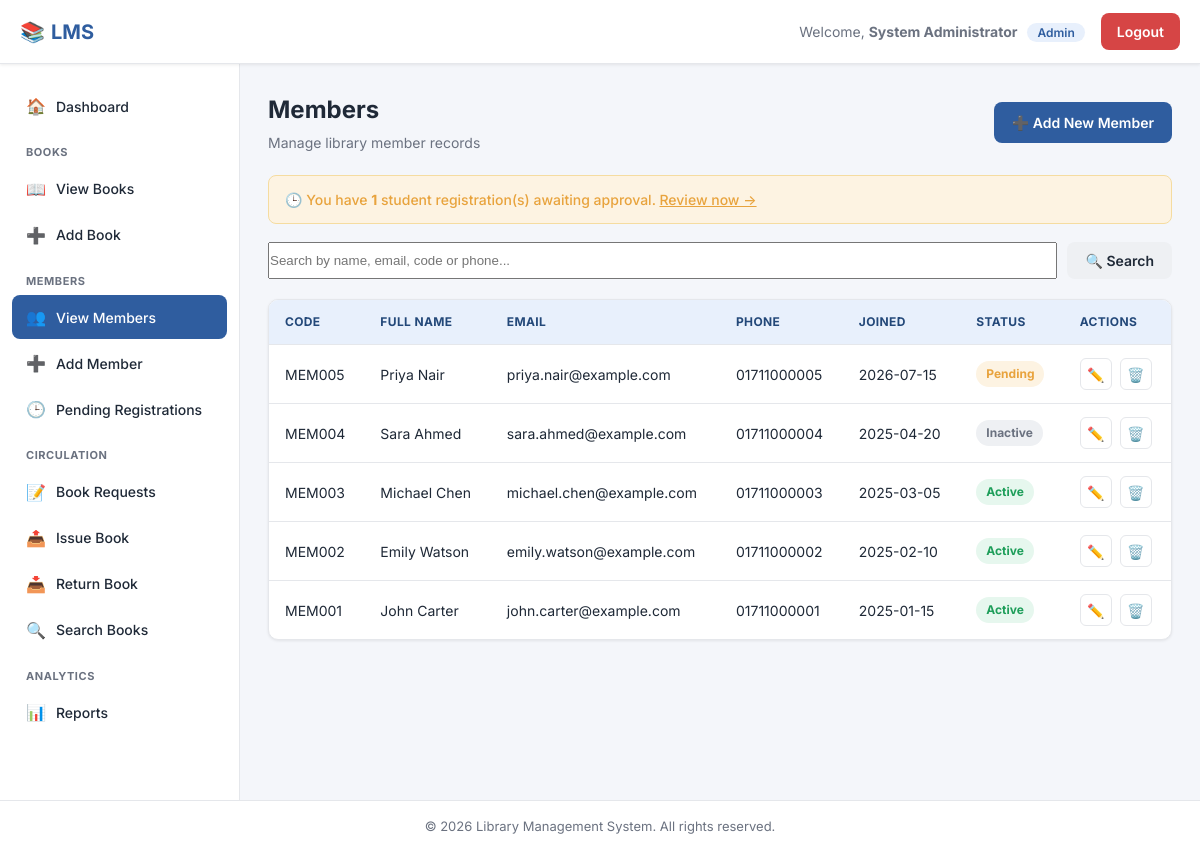
The app's page /members/view_members.php (signed in) with its own data.
### tables this page shows
CREATE TABLE members (
    member_id INT AUTO_INCREMENT PRIMARY KEY,
    member_code VARCHAR(20) NOT NULL UNIQUE,
    full_name VARCHAR(100) NOT NULL,
    email VARCHAR(100) NOT NULL UNIQUE,
    password VARCHAR(255) NOT NULL,        
    phone VARCHAR(20) NOT NULL,
    address VARCHAR(255),
    membership_date DATE NOT NULL,
    status ENUM('Pending', 'Active', 'Inactive', 'Rejected') NOT NULL DEFAULT 'Pending',
    approved_by INT DEFAULT NULL,
    FOREIGN KEY (approved_by) REFERENCES admins(admin_id) ON DELETE SET NULL
);

### members/view_members.php (the view, shortened to what this page needs)
<?php
require_once '../config/config.php';
$search = trim($_GET['q'] ?? '');
$sql = "SELECT * FROM members";
$sql .= " ORDER BY member_id DESC";
$stmt = $conn->prepare($sql);
$stmt->execute();
$members = $stmt->get_result();
$pendingCount = $conn->query("SELECT COUNT(*) AS cnt FROM members WHERE status = 'Pending'")->fetch_assoc()['cnt'];
include '../includes/header.php';
include '../includes/sidebar.php';
?>
<div class="page-header">
    <div>
        <h1>Members</h1>
        <p class="subtitle">Manage library member records</p>
    </div>
    <a href="add_member.php" class="btn btn-primary">➕ Add New Member</a>
</div>
<?php if ($pendingCount > 0): ?>
    <div class="alert alert-warning">
        🕒 You have <strong><?php echo (int)$pendingCount; ?></strong> student registration(s) awaiting approval.
        <a href="pending_members.php" style="text-decoration:underline;">Review now &rarr;</a>
    </div>
<?php endif; ?>
<form method="GET" action="view_members.php" class="search-bar">
    <input type="text" name="q" placeholder="Search by name, email, code or phone..." value="<?php echo htmlspecialchars($search); ?>">
    <button type="submit" class="btn btn-secondary">🔍 Search</button>
</form>
<div class="table-wrapper">
    <table id="dataTable">
        <thead>
            <tr>
                <th>Code</th><th>Full Name</th><th>Email</th><th>Phone</th>
                <th>Joined</th><th>Status</th><th>Actions</th>
            </tr>
        </thead>
        <tbody>
            <?php if ($members->num_rows === 0): ?>
                <tr><td colspan="7" class="text-center">No members found.</td></tr>
            <?php else: while ($m = $members->fetch_assoc()): ?>
                <tr>
                    <td><?php echo htmlspecialchars($m['member_code']); ?></td>
                    <td><?php echo htmlspecialchars($m['full_name']); ?></td>
                    <td><?php echo htmlspecialchars($m['email']); ?></td>
                    <td><?php echo htmlspecialchars($m['phone']); ?></td>
                    <td><?php echo htmlspecialchars($m['membership_date']); ?></td>
                    <td>
                        <?php
                            $statusBadge = [
                                'Active' => 'badge-success',
                                'Inactive' => 'badge-muted',
                                'Pending' => 'badge-warning',
                                'Rejected' => 'badge-danger',
                            ][$m['status']] ?? 'badge-muted';
                        ?>
                        <span class="badge <?php echo $statusBadge; ?>"><?php echo htmlspecialchars($m['status']); ?></span>
                    </td>
                    <td>
                        <div class="action-icons">
                            <a href="edit_member.php?id=<?php echo $m['member_id']; ?>" class="edit" title="Edit">✏️</a>
                            <a href="delete_member.php?id=<?php echo $m['member_id']; ?>"
                               class="delete confirm-delete" data-name="<?php echo htmlspecialchars($m['full_name']); ?>" title="Delete">🗑️</a>
                        </div>
                    </td>
                </tr>
            <?php endwhile; endif; ?>
        </tbody>
    </table>
</div>
<?php include '../includes/footer.php'; ?>

### assets/css/style.css (style rules this page uses)
:root { --primary: #2f5d9f; --primary-dark: #234879; --primary-light: #e8f0fc; --accent: #f0a500; --success: #1e9e5a; --success-bg: #e6f7ee; --danger: #d64545; --danger-bg: #fdecec; --warning: #e8a33d; --warning-bg: #fdf3e2; --text-dark: #1f2937; --text-muted: #6b7280; --border-color: #e5e7eb; --bg-body: #f4f6fa; --bg-white: #ffffff; --radius: 10px; --shadow-sm: 0 1px 3px rgba(0,0,0,0.08); --shadow-md: 0 4px 14px rgba(0,0,0,0.08); --sidebar-width: 240px; --topbar-height: 64px; }
* { margin: 0; padding: 0; box-sizing: border-box; }
body { font-family: 'Inter', -apple-system, BlinkMacSystemFont, 'Segoe UI', sans-serif; background: var(--bg-body); color: var(--text-dark); line-height: 1.5; }
a { text-decoration: none; color: inherit; }
button { font-family: inherit; cursor: pointer; }
.page-header { display: flex; align-items: center; justify-content: space-between; margin-bottom: 22px; flex-wrap: wrap; gap: 12px; }
.page-header h1 { font-size: 24px; font-weight: 700; }
.page-header p.subtitle { color: var(--text-muted); font-size: 14px; margin-top: 4px; }
.btn { display: inline-flex; align-items: center; gap: 6px; padding: 10px 18px; border-radius: 8px; font-size: 14px; font-weight: 600; border: none; transition: transform .1s, box-shadow .15s, background .2s; }
.btn-primary { background: var(--primary); color: #fff; }
.btn-secondary { background: #eef0f3; color: var(--text-dark); }
.table-wrapper { overflow-x: auto; background: var(--bg-white); border-radius: var(--radius); border: 1px solid var(--border-color); box-shadow: var(--shadow-sm); }
table { width: 100%; border-collapse: collapse; min-width: 700px; }
thead { background: var(--primary-light); }
th, td { text-align: left; padding: 13px 16px; font-size: 14px; border-bottom: 1px solid var(--border-color); }
th { color: var(--primary-dark); font-weight: 700; text-transform: uppercase; font-size: 12px; letter-spacing: .03em; }
tbody tr:last-child td { border-bottom: none; }
.badge { padding: 4px 10px; border-radius: 20px; font-size: 12px; font-weight: 700; display: inline-block; }
.badge-success { background: var(--success-bg); color: var(--success); }
.badge-warning { background: var(--warning-bg); color: var(--warning); }
.badge-muted { background: #eef0f3; color: var(--text-muted); }
.action-icons { display: flex; gap: 8px; }
.action-icons a, .action-icons button { width: 32px; height: 32px; border-radius: 6px; border: 1px solid var(--border-color); display: inline-flex; align-items: center; justify-content: center; background: #fff; font-size: 14px; }
.search-bar { display: flex; gap: 10px; margin-bottom: 20px; flex-wrap: wrap; }
.search-bar input, .search-bar select { flex: 1; min-width: 180px; }
.alert { padding: 13px 16px; border-radius: 8px; font-size: 14px; margin-bottom: 18px; font-weight: 500; }
.alert-warning { background: var(--warning-bg); color: var(--warning); border: 1px solid #f5dca0; }

### records on screen
members: member_code "MEM005", full_name "Priya Nair", email "priya.nair@example.com", phone "01711000005", membership_date "2026-07-15", status "Pending"
members: member_code "MEM004", full_name "Sara Ahmed", email "sara.ahmed@example.com", phone "01711000004", membership_date "2025-04-20", status "Inactive"
members: member_code "MEM003", full_name "Michael Chen", email "michael.chen@example.com", phone "01711000003", membership_date "2025-03-05", status "Active"
members: member_code "MEM002", full_name "Emily Watson", email "emily.watson@example.com", phone "01711000002", membership_date "2025-02-10", status "Active"
members: member_code "MEM001", full_name "John Carter", email "john.carter@example.com", phone "01711000001", membership_date "2025-01-15", status "Active"

### other values on screen
$welcome_name "System Administrator"
$welcome_role "Admin"
$pendingCount "1"
